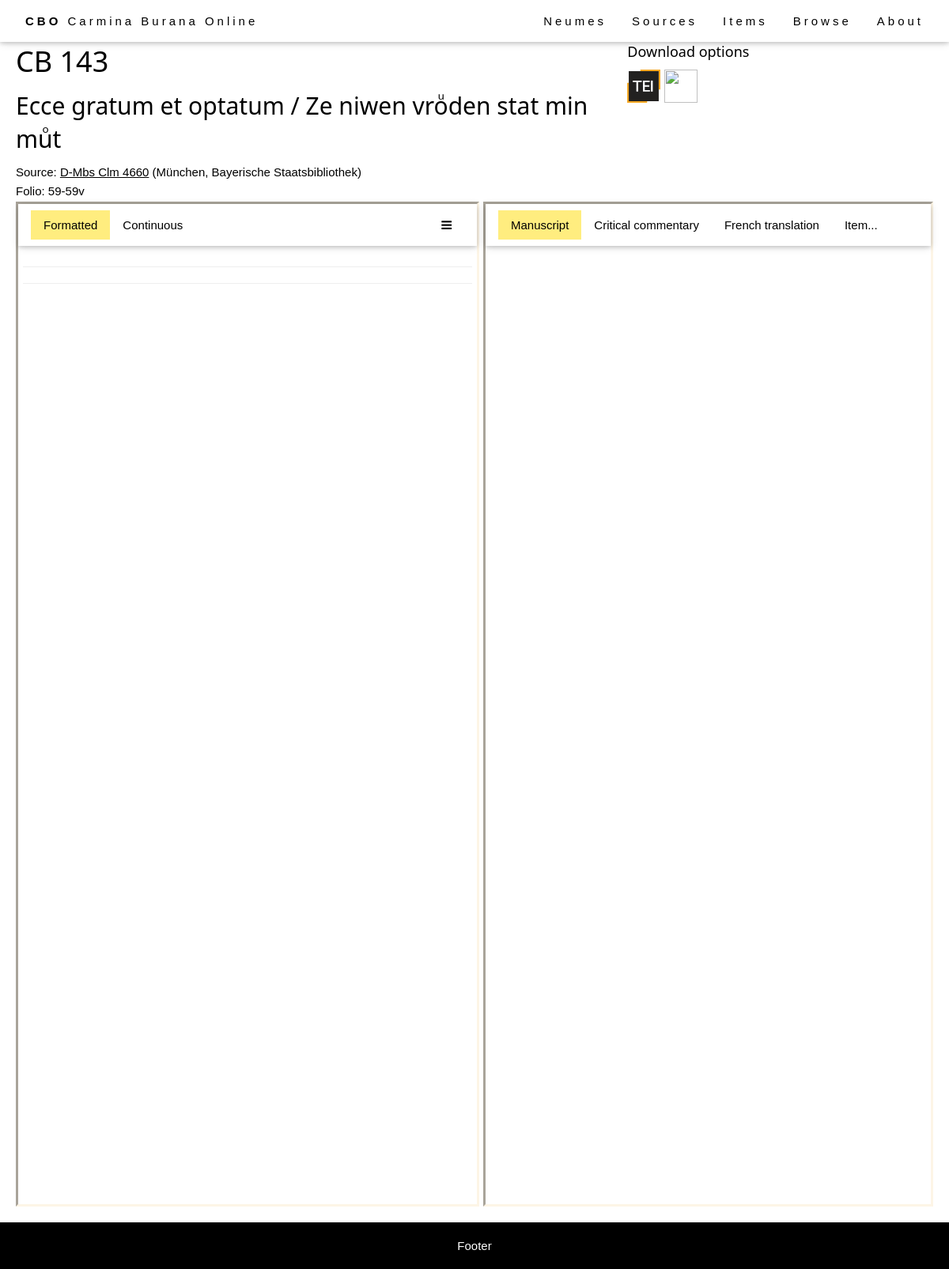
The app's page /browse/item/6, older data.
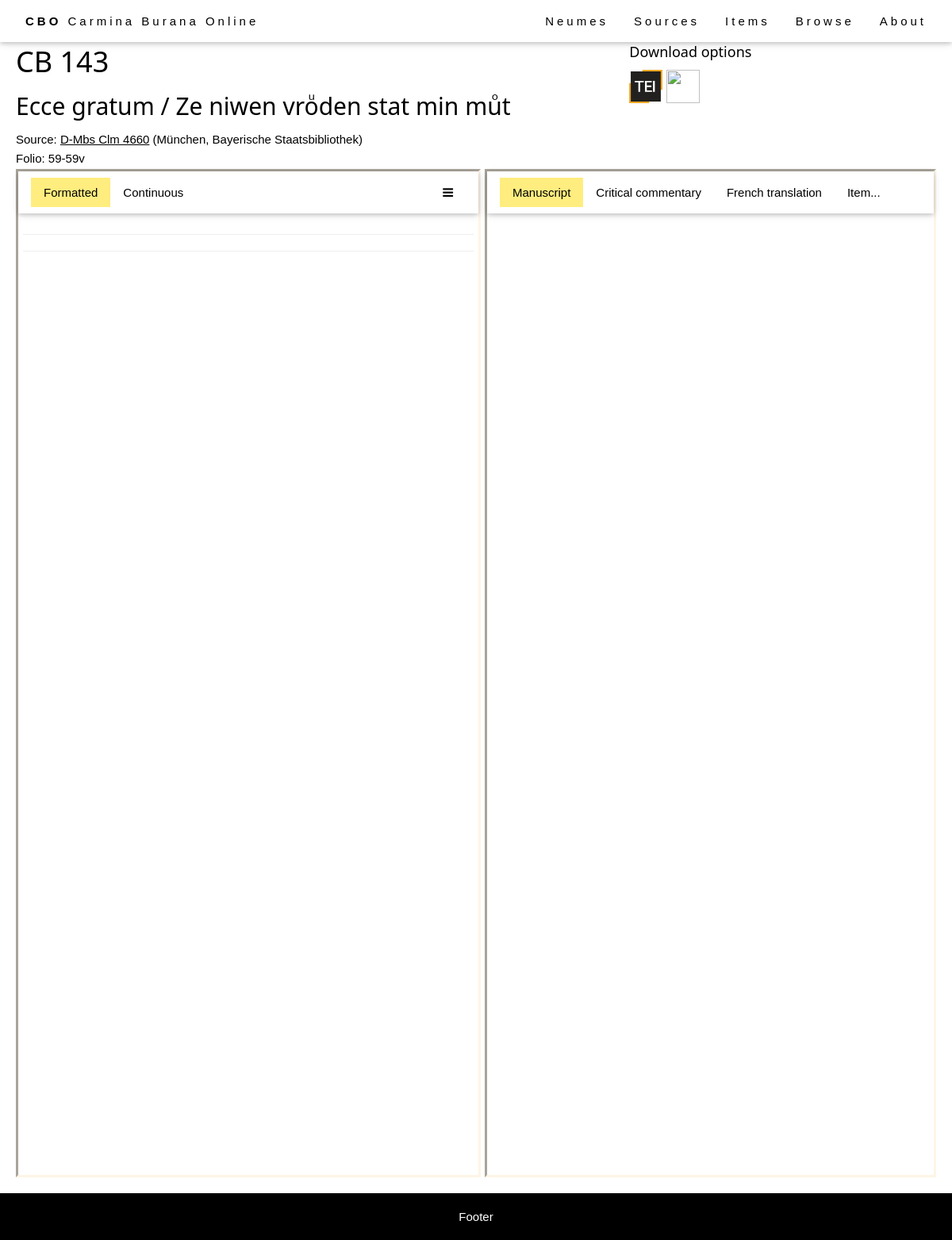
The same page, newer data.
### browse/models.py (models this page shows, shortened)
class Item(models.Model):
    abstract_item = models.ForeignKey(AbstractItem, on_delete=models.PROTECT, null=True)
    source = models.ForeignKey(Source, on_delete=models.RESTRICT, null=True)
    foliation_start = models.CharField(max_length=64, help_text="First folio occupied by the item in the source.")
    foliation_end = models.CharField(max_length=64, help_text="Last folio occupied by the item in the source.")
    title = models.CharField(max_length=256, help_text="Title of the item (incipit).")
    language = models.ManyToManyField(Language)
    file = models.CharField(max_length=64, help_text="Filename (without extensions).", null=True)
    IIIF_canvasIndex = models.CharField(max_length=256, help_text="IIIF canvas index of the item.", blank=True)
    alternative_img_link = models.CharField(max_length=1024, help_text="Alternative link for source images (if IIIF is not available).", blank=True)
    class Meta:
        ordering = [Length('abstract_item__cb_id'), 'abstract_item__cb_id']
    def foliation_str(self):
        if self.foliation_start == self.foliation_end:
            return self.foliation_start
        else:
            return self.foliation_start + "-" + self.foliation_end
    @property
    def has_concordances(self):
        return len(self.abstract_item.item_set.all()) > 1
    @property
    def is_translated(self):
        import os.path
        if os.path.isfile(staticfile_path('tei', self.file + '_PB.tei')):
            return True
        else:
            return False
    @property
    def is_svg_based(self):
        import os.path
        if os.path.isfile(staticfile_path('img/mscz-svg/', self.file + '.svg')):
            return True
        else:
            return False
    @property
    def tei_path(self):
        return staticfile_path('tei', self.file + ".tei")
    @property
    def tei_tree(self):
        from lxml import etree
        return etree.parse(self.tei_path)
    @property
    def is_notated(self):
        if self.tei_tree.find(".//neume") is not None:
            return True
        else:
            return False
    def transform(self, xsl_file, tei_file, indent=False, met=False):
        from lxml import etree, html
        import os
        xsl = etree.parse(staticfile_path('xsl', xsl_file))
        transform = etree.XSLT(xsl)
        xml = etree.parse(staticfile_path('tei', tei_file + '.tei'))
        if met:
            metify(xml)
        result = transform(xml)
        if indent:
            indentify(result)
        try:
            res = lxml.html.tostring(result).decode('UTF-8')
            return res.replace('src="buranus', 'src="/staticfiles/img/glyphs/svg/buranus')
        except:
            print("Error: not able to convert")
            return ''
    @property
    def continuous_transform(self):
        return self.transform('continuous.xsl', self.file)
    @property
    def formatted_transform(self):
        return self.transform('formatted.xsl', self.file, indent=True, met=True)
    @property
    def neume_apparatus_transform(self):
        return self.transform('neume-apparatus.xsl', self.file)
    @property
    def text_apparatus_transform(self):
        return self.transform('text-apparatus.xsl', self.file)

class AbstractItem(models.Model):
    cb_id = models.CharField(max_length=10, help_text="Number of the item.")
    theme = models.ManyToManyField(Theme)
    genre = models.ForeignKey(Genre, on_delete=models.SET_NULL, null=True)
    class Meta:
        ordering = [Length('cb_id'), 'cb_id']

class Source(models.Model):
    bib_id = models.CharField(max_length=128, unique=True, help_text="The source identifier.")
    nick_name = models.CharField(max_length=128, help_text="The source name.", blank=True)
    country = models.CharField(max_length=256, help_text="The source location (country).")
    location = models.CharField(max_length=256, help_text="The source location (institution).")
    century = models.CharField(max_length=256, help_text="The source century.", blank=True)
    notation = models.CharField(max_length=256, help_text="The source notation type (for musical notation only).", blank=True)
    url = models.CharField(max_length=512, help_text="External url to access the source images.", blank=True)
    concordances = models.TextField(help_text="Concordances with the Codex Buranus.", blank=True)
    notes = models.TextField(help_text="Additional notes on the source.", blank=True)
    IIIF_manifest = models.CharField(max_length=1024, help_text="URL of the IIIF manifest.", blank=True)
    class Meta:
        ordering = ['country', 'location', 'bib_id']
    def get_absolute_url(self):
        return reverse('source-detail', args=[str(self.id)])

### browse/views.py (the view)
# urls.py: path('item/<int:pk>', views.ItemDetailView.as_view(), name='item-detail'),
class ItemDetailView(generic.DetailView):
    model = Item
    template_name = 'item_detail.html'
    def get_context_data(self, **kwargs):
        from django.db.models import Q
        context = super(ItemDetailView, self).get_context_data(**kwargs)
        item = self.get_object()
        context['sibling_items'] = item.abstract_item.item_set.filter(~Q(pk=item.pk))
        context['other_items'] = Item.objects.filter(~Q(abstract_item__pk=item.abstract_item.pk))
        return context

### browse/indentify.py (called while the page is built)
def indentify(tree):
	for poem in tree.findall(".//div[@data-type='poem']"):
		global_met = poem.get('data-met')
		for lg in poem.findall("./div[@data-type='strophe']"):
			if 'data-met' in lg.keys():
				met = lg.get('data-met')
			else:
				met = global_met
			parsed_met = parse(met)
			for (n, verse) in enumerate(lg.findall(".//div[@class='verse']")):
				verse.set('data-indent', str(parsed_met[n]))

### browse/metify.py (called while the page is built, shortened)
def metify(tree):
	for attr in ['met', 'rhyme']:
		poem_types = ['poem', 'sequence', 'leich']

### browse/models.py (called while the page is built)
def staticfile_path(folder, filename):
    import os.path
    return os.path.join(os.path.join(static_root, folder), filename)

### templates/item_detail.html (shortened to what this page needs)
{% extends "base_generic.html" %}
{% load static %}
{% block content %}
<link rel="stylesheet" href="{% static 'css/neumed-text.css' %}" />
<link rel="stylesheet" href="https://cdnjs.cloudflare.com/ajax/libs/font-awesome/4.7.0/css/font-awesome.min.css" />
<div style="padding: 20px; width: 100%;">
  <div style="display: flex">
    <div style="flex: 2">
      <h1>CB {{ item.abstract_item.cb_id }}</h1>
      <h2>{{ item.title }}</h2>
      <p>Source: <a href="{{ item.source.get_absolute_url }}">{{ item.source.bib_id }}</a> ({{ item.source.location }})</p>
      <p>Folio: {{ item.foliation_str }}</p>
    </div>
    <div style="flex: 1">
      <h5>Download options</h5>
      <a href="{% static 'tei/' %}{{ item.file }}.tei" download="{{ item.file }}.tei"><img src="{% static 'img/TEI_Logo.svg' %}" style="width: 42px; height:42px;" /></a>
      <a id="pdf-download" style="cursor: pointer;"><img src="{% static 'img/PDF_Logo.svg' %}" style="width: 42px; height:42px;" /></a>
    </div>
  </div>
  <div style="display: flex;">
    <div class="cbo-border-inset cbo-border-sand flex-column" style="width: 50%;">
      {% include "item_core_view.html" with item=item %}
    </div>
    <div id="dragResizer" class="resizer"></div>
    <div class="cbo-border-inset cbo-border-sand" style="flex: 1;">
      <div class="tab cbo-white cbo-wide cbo-padding cbo-card right">
        <button id="defaultOpenRight" class="tablinks cbo-bar-item cbo-button activable" onclick="openRightTab(this, 'msImage')">Manuscript</button>
        <button class="tablinks cbo-bar-item cbo-button activable" onclick="openRightTab(this, 'commentary')">Critical commentary</button>
        <button class="tablinks cbo-bar-item cbo-button activable" onclick="openRightTab(this, 'translation')">French translation</button>
        <button id="itemsRight" class="tablinks cbo-bar-item cbo-button activable" onclick="openRightTab(this, 'itemRight')">Item...</button>
      </div>
      <div id="msImage" class="tabcontent right">
        {% if not item.source.IIIF_manifest %}
          {% if item.alternative_img_link %}
          Unable to display manuscript images due to copyright restrictions.
          <a target="_blank" href="{{ item.alternative_img_link }}"><i class="fa fa-arrow-right" style="margin-right: 5px;"></i>Open external website.</a>
          {% else %}
          Manuscript images not available for this item.
          {% endif %}
        {% else %}
        <div id="mirador" style="position: relative; width: 100%; height: 1000px;"></div>
        {% endif %}
      </div>
    </div>
  </div>
</div>
{% endblock %}

Row changes from the older to the newer data that the page shows:
changed Item "D-Mbs Clm 4660": title "Ecce gratum et optatum / Ze niwen vroͧden stat min muͦt" → "Ecce gratum / Ze niwen vroͧden stat min muͦt"
